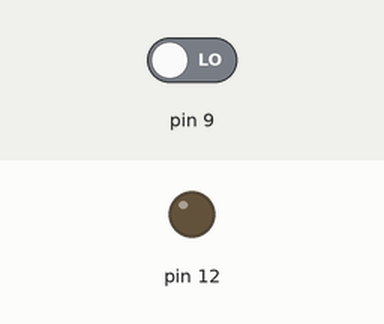
Simulated run of this sketch. Board: Arduino Uno, built with avr-gcc and run on an emulated ATmega328P. Shown: output pins drawn as LEDs (lit = HIGH). Dashed ring = blinking. The test bench sets the inputs (shaded band); at power-on: pin 9 LOW.

Above: at 1.2 s.
1.3 s: pin 9 driven HIGH
At 4.2 s:
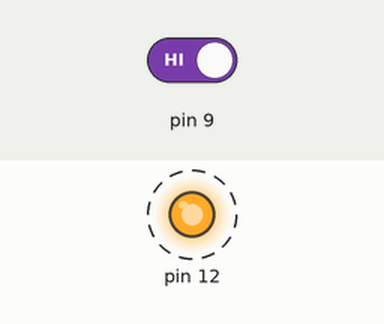
4.3 s: pin 9 driven LOW
At 4.8 s:
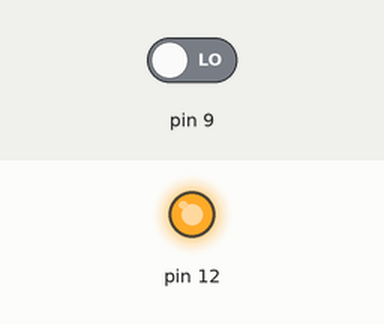
Timing chart, 0 to 7.3 s (numbered marks = the images above; inputs shaded):
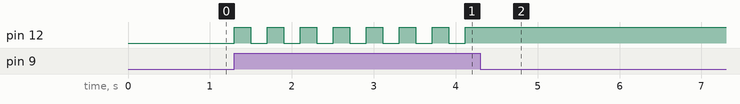

Measured:
- after the input at 1.3 s, pin 12: alternates HIGH for 0.20 s and LOW for 0.20 s, starting at once
- after the input at 4.3 s, pin 12: stops changing and stays HIGH

The sketch:

state_based_code.ino
```cpp
// Structural concepts
void setup() {
  pinMode( 9, INPUT);
  pinMode(12, OUTPUT);
}

// Behavioral concepts
long time = 0; long debounce = 200;

void state_on() {
  digitalWrite(12, HIGH);
  boolean guard =  millis() - time > debounce;
  if (digitalRead(9) == HIGH  && guard ) {
    time = millis(); state_off();
  } else {
    state_on();
  }
}

void state_off() {
  digitalWrite(12, LOW);
  boolean guard =  millis() - time > debounce;
  if (digitalRead(9) == HIGH  && guard) {
    time = millis(); state_on();
  } else {
    state_off();
  }
}

void loop() { state_off(); } // entering init state
```
